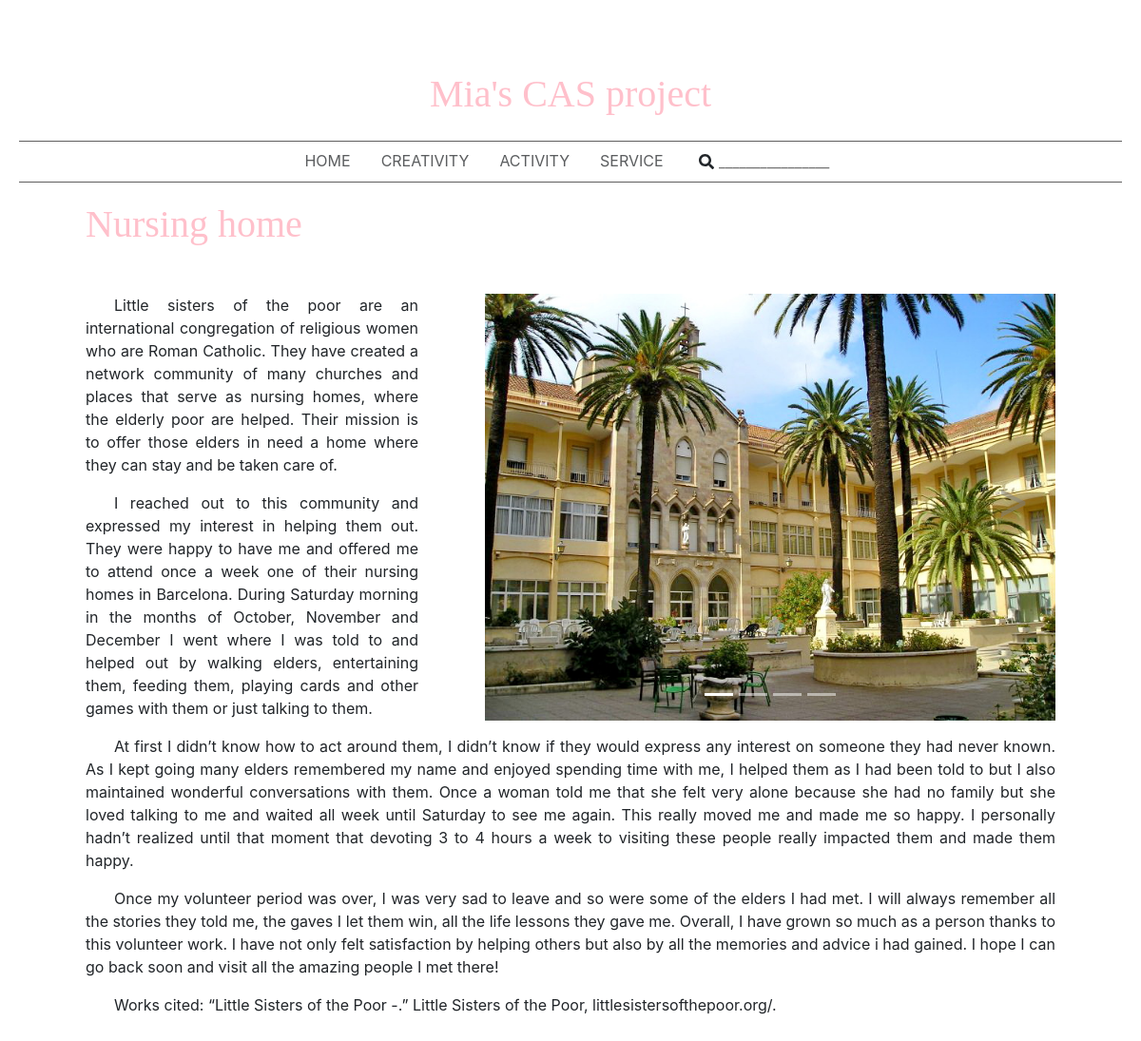
/post/11, run on the app's committed database.
### tables this page shows
CREATE TABLE "posts"(
	"post_id"       Integer NOT NULL PRIMARY KEY AUTOINCREMENT,
	"post_text"     Text NOT NULL,
	"post_img_name" Text NOT NULL,
	"post_title"    Text NOT NULL,
	"post_date"     Date );

CREATE TABLE "post_images"(
	"post_id"   Integer NOT NULL,
	"img_name"  Text NOT NULL,
	"img_order" Integer NOT NULL );

### application.py (the view)
@application.route('/post/<post_id>')
def post(post_id):
    conn_c = get_db_connection()
    conn_c.execute('SELECT * FROM posts WHERE post_id=?', (post_id,))
    post_info = conn_c.fetchone()
    conn_c.execute('SELECT * FROM post_images WHERE post_id=? ORDER BY img_order', (post_id,))
    imgs_info = conn_c.fetchall()
    num_imgs  = len(imgs_info)
    return render_template('post.html', post_text=post_info['post_text'],
                                        post_title=post_info['post_title'],
                                        post_date=post_info['post_date'],
                                        post_imgs=imgs_info,
                                        num_imgs=num_imgs)

### application.py (called while the page is built)
def get_db_connection():
    import sqlite3
    conn = sqlite3.connect('database.db')
    conn.row_factory = sqlite3.Row
    conn_c = conn.cursor()
    return conn_c

### templates/post.html (shortened to what this page needs)
{% extends "layout.html" %}
{% block content %}
  <h1 class="post_h1">{{ post_title }}</h1>
  <br/>
  <div id="carouselExampleIndicators" class="carousel slide" data-ride="carousel">
    <ol class="carousel-indicators">
      {% for i in range(num_imgs) %}
        <li data-target="#carouselExampleIndicators" data-slide-to="{{i}}" {% if i == 0 %}class="active"{% endif %}></li>
      {% endfor %}
    </ol>
    <div class="carousel-inner">
      {% for img in post_imgs %}
        <div class="carousel-item {% if loop.index == 1 %}active{% endif %}">
          <img class="d-block w-100" src="../static/img/{{img['img_name']}}">
        </div>
      {% endfor %}
    </div>
    {% if post_imgs|length > 1 %}
      <a class="carousel-control-prev" href="#carouselExampleIndicators" role="button" data-slide="prev">
        <span class="carousel-control-prev-icon" aria-hidden="true"></span>
      </a>
      <a class="carousel-control-next" href="#carouselExampleIndicators" role="button" data-slide="next">
        <span class="carousel-control-next-icon" aria-hidden="true"></span>
      </a>
    {% endif %}
  </div>
  <div class="post_p">{{ post_text|safe }}</div>
{% endblock %}

### static/css/main.css (style rules this page uses)
h1 { font-family: "Palatino Linotype", "Book Antiqua", Palatino, serif; color: pink; margin-bottom: 25px; }
img { opacity: 1; object-fit: contain; }
.post_p { text-align: justify; margin-left: 70px; margin-right: 70px; }
.post_p p { text-indent: 30px; }
.post_h1 { margin-left: 70px; margin-right: 70px; }
#carouselExampleIndicators { float: right; width: 600px; margin-left: 70px; margin-right: 70px; }
.carousel-control-prev-icon, .carousel-control-next-icon { height: 100px; width: 100px; outline: black; background-size: 100%, 100%; background-image: none; }
.carousel-control-next-icon:after { content: '>'; font-size: 55px; color: gray; }
.carousel-control-prev-icon:after { content: '<'; font-size: 55px; color: gray; }

### data on the page
posts: post_title "Nursing home", post_text "Little sisters of the poor are an international congregation of religious women who are Roman Catholic. They have created a network community of many churches and places that serve as nursing homes, where the elderly poor are helped. Their mission is to offer those elders in need a home where they can stay and be taken care of. I reached out to this community and expressed my interest in helping them out. They were happy to have me and offered me to attend once a week one of their nursing homes in Barcelona. During Saturday morning in the months of October, November and December I went where I was told to and helped out by walking elders, entertaining them, feeding them, playing cards and…"
post_images: img_name (picture)
